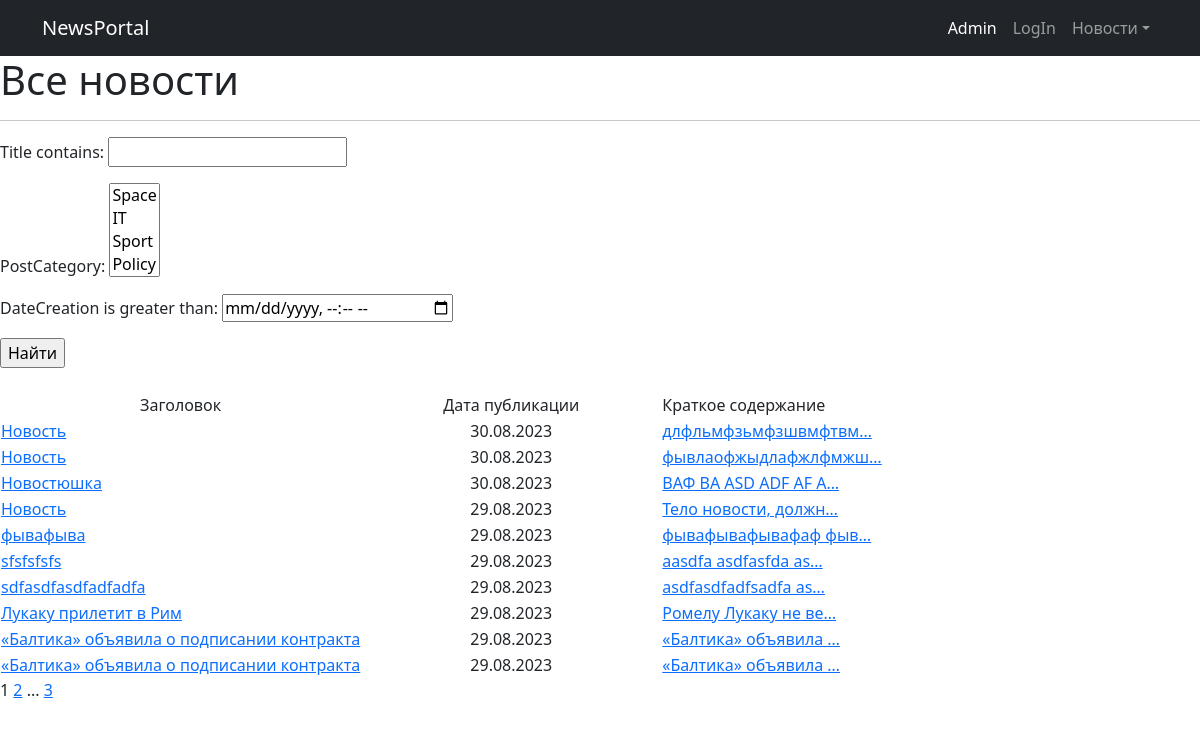
Before: / with the older database file.
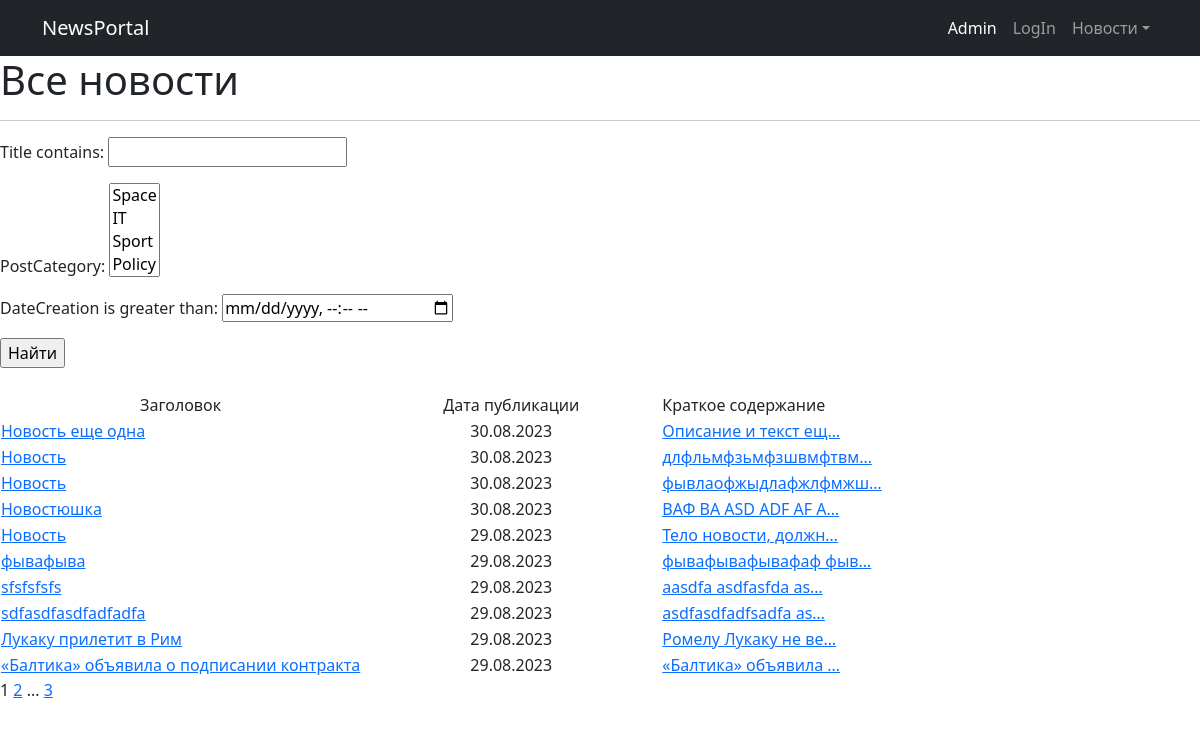
After: the same page with the newer database file.
### News/models.py (models this page shows, shortened)
class Post(models.Model):
    NEWS = 'NW'
    ARTICLE = 'AR'
    CATEGORY_CHOICES = (
        (NEWS, "Новость"),
        (ARTICLE, 'Статья'),
    )
    dateCreation = models.DateTimeField(auto_now_add=True)
    categoryType = models.CharField(max_length=2, choices=CATEGORY_CHOICES, default=ARTICLE)
    author = models.ForeignKey(Author, on_delete=models.CASCADE, related_name='posts')
    postCategory = models.ManyToManyField(Category, through='PostCategory')
    title = models.CharField(max_length=128)
    text = models.TextField()
    rating = models.SmallIntegerField(default=0)
    class Meta:
        verbose_name = 'Публикация'
        verbose_name_plural = 'Публикации'

### News/views.py (the view)
# urls.py: path('', PostList.as_view(), name='posts_list'),
class PostList(ListView):
    model = Post
    ordering = '-dateCreation'
    template_name = 'all_news.html'
    context_object_name = 'all_news'
    paginate_by = 10
    def get_queryset(self):
        queryset = super().get_queryset()
        self.filterset = NewsFilter(self.request.GET, queryset)
        return self.filterset.qs
    def get_context_data(self, **kwargs):
        context = super().get_context_data(**kwargs)
        context['filterset'] = self.filterset
        return context

### News/context_processors.py (called while the page is built)
def news_for_header(request):
    return {
        'news_for_header': Post.objects.order_by('-dateCreation')
    }

### News/models.py (called while the page is built)
    def __str__(self):
        return self.name

### News/templatetags/custom_filters.py (called while the page is built)
@register.filter()
def censorship(value):
    words = value.split()  # Разделяем текст на слова
    censored_words = []
    for word in words:
        if word.lower() in censor_words:  # для проверки приводим к нижнему регистру
            censored_words.append('*' * len(word))
        else:
            censored_words.append(word)
    return ' '.join(censored_words)  # Собираем обратно в текст

### News/templatetags/custom_tags.py (called while the page is built)
@register.simple_tag(takes_context=True)
def url_replace(context, **kwargs):
    d = context['request'].GET.copy()
    for k, v in kwargs.items():
        d[k] = v
    return d.urlencode()

### templates/all_news.html (shortened to what this page needs)
{% extends 'flatpages/default.html' %}
{% load custom_filters %}
{% load custom_tags %}
{% block content %}
	<h1>Все новости</h1>
	<hr>
	<form action="" method="get">
		{{ filterset.form.as_p }}
		<input type="submit" value="Найти"/>
	</form>
	{% if all_news %}
		<br/>
		<table>
			<tr>
				<td style="text-align: center;">Заголовок</td>
				<td style="text-align: center; width: 300px;">Дата публикации</td>
				<td style="width: 300px;">Краткое содержание</td>
			</tr>
			{% for one_news in all_news %}
				<tr>
					<td><a href="/news/{{ one_news.pk }}">{{ one_news.title|censorship }}</td>
					<td style="text-align: center; width: 300px;">{{ one_news.dateCreation|date:'d.m.Y' }}</td>
					<td style="width: 300px;"><a
						href="/news/{{ one_news.pk }}">{{ one_news.text|truncatechars:20|censorship }}</td>
					<td>
					</td>
				</tr>
			{% endfor %}
		</table>
	{% else %}
		<h2>Новостей нет!</h2>
	{% endif %}
	{{ page_obj.number }}
	{% if page_obj.has_next %}
		<a href="?{% url_replace page=page_obj.next_page_number %}">{{ page_obj.next_page_number }}</a>
		{% if paginator.num_pages != page_obj.next_page_number %}
			...
			<a href="?{% url_replace page=page_obj.paginator.num_pages %}">{{ page_obj.paginator.num_pages }}</a>
		{% endif %}
	{% endif %}
{% endblock content %}

### templates/flatpages/default.html (shortened to what this page needs)
<!DOCTYPE html>
{% load static %}
<html lang="en">
<head>
	<link href={% static 'css/styles.css' %} rel="stylesheet"/>
</head>
<body>
<nav class="navbar navbar-expand-lg navbar-dark bg-dark">
	<div class="container">
		<a class="navbar-brand" href="/news/">NewsPortal</a>
		<div class="collapse navbar-collapse" id="navbarSupportedContent">
			<ul class="navbar-nav ms-auto mb-2 mb-lg-0">
				<li class="nav-item"><a class="nav-link active" aria-current="page" href="/admin/">Admin</a>
				</li>
				{% if user.is_authenticated %}
					<li class="nav-item"><a class="nav-link" href="/accounts/logout/">LogOut</a></li>{% else %}
					<li class="nav-item"><a class="nav-link" href="/accounts/login/">LogIn</a></li>{% endif %}
				<li class="nav-item dropdown">
					<a class="nav-link dropdown-toggle" id="navbarDropdown" href="#" role="button"
					   data-bs-toggle="dropdown" aria-expanded="false">Новости</a>
				</li>
			</ul>
		</div>
	</div>
</nav>
{% block content %}{% endblock content %}
</body>
</html>

Changed rows visible on the page:
no longer on this page (row unchanged): Post: title|censorship "«Балтика» объявила о подписании контракта", dateCreation "29.08.2023", text|censorship "«Балтика» объявила …"
added Post: title|censorship "Новость еще одна", dateCreation "30.08.2023", text|censorship "Описание и текст ещ…"
